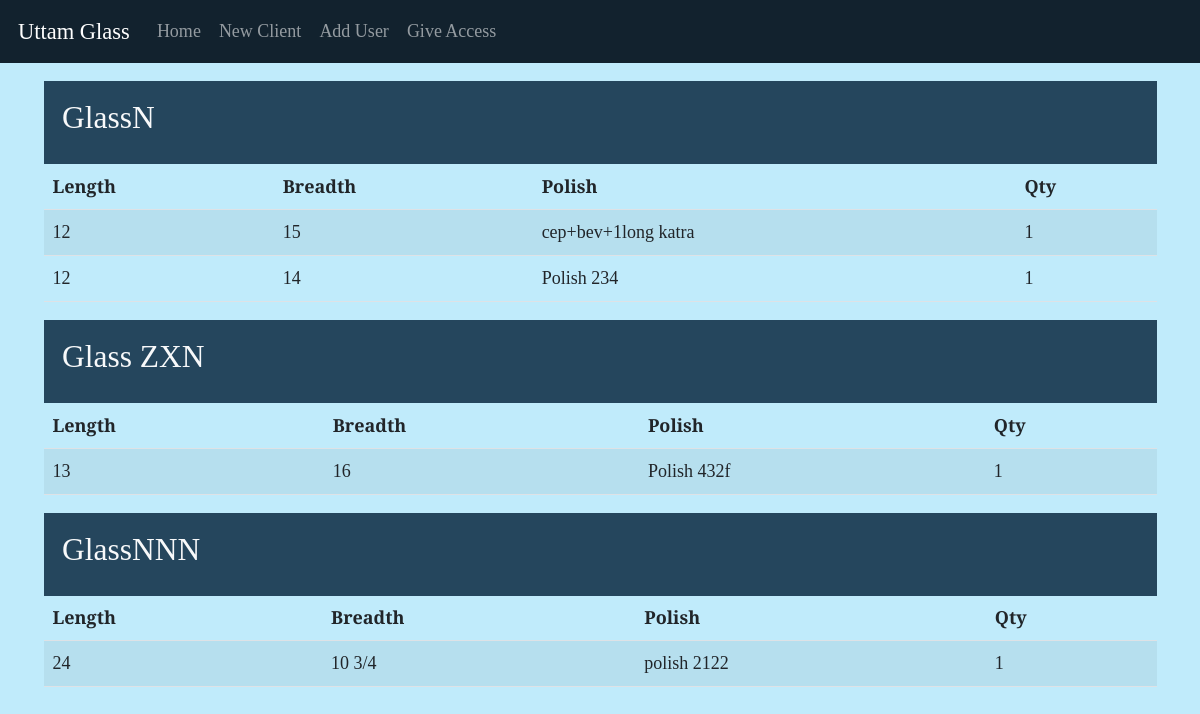
The app's page /6/client-1-summary/ with its own data.
### uttam_app/models.py (models this page shows)
class glass(models.Model):
    client = models.ForeignKey(Client_details, db_column='client', on_delete=models.CASCADE)
    room_name = models.CharField(max_length=50)
    glass_name = models.CharField(max_length=50)
    glassSize1 = models.CharField(max_length=50)
    glassSize2 = models.CharField(max_length=50)
    polish = models.CharField(max_length=20, default = 0)

### uttam_app/views.py (the view)
# urls.py: path('<int:id>/client-<int:id2>-summary/', views.show_summary, name="Show Client summary"),
def show_summary(request, id, id2):
    user_details = User.objects.filter(user_id=id)
    all_clients = Client_details.objects.all()
    client_d = Client_details.objects.get(id=id2)
    all_glasses = glass.objects.filter(client=client_d).values_list()
    glass_types = set(map(lambda x:x[3], all_glasses))
    categories = [remove_punctuations(x) for x in glass_types]
    categories = set(categories)
    newlist = [[y for y in all_glasses if remove_punctuations(y[3]).lower()==x.lower()]for x in categories]
    newlist1 = []
    for i in newlist:
        z = []
        for j in i:
            ctr=0
            for x in i:
                if [x[4],x[5],x[6]]==[j[4],j[5],j[6]]:
                    ctr+=1
            z.append([j[4],j[5],j[6],ctr])
        z1 = []
        for elem in z:
            if elem not in z1:
                z1.append(elem)
        newlist1.append([j[3],z1])
    return render(request, "summary.html", {"id":id,"add_users":user_details[0].add_users, "authorize":user_details[0].give_access, "all_clients":all_clients, "client_id":id2,"all_glasses":newlist1})

### uttam_app/templatetags/custom_tags.py (called while the page is built)
@register.filter(name="isinstance")
def isinstance_filter(val, instance_type):
    return isinstance(val, eval(instance_type))

### uttam_app/views.py (called while the page is built)
def remove_punctuations(string):
    return re.sub('\W+','', string)

### uttam_app/templates/summary.html (shortened to what this page needs)
{% extends 'basic.html' %} {% block body %} {% load custom_tags %}
<div class="container my-3">
  {% for i in all_glasses %}
  <table class="table table-striped">
    <thead>
      <tr>
        <th scope="col">Length</th>
        <th scope="col">Breadth</th>
        <th scope="col">Polish</th>
        <th scope="col">Qty</th>
      </tr>
    </thead>
    <tbody>
      <div
        class="fluid-container px-3 text-light py-3"
        style="background-color: #25465d"
        data-aos="flip-up"
      >
        <h3>{{i.0}}</h3>
      </div>
      {% for j in i %} {% for x in j %} {% if x|isinstance:"list" %}
      <tr>
        <td scope="row">{{x.0}}</td>
        <td>{{x.1}}</td>
        <td>{{x.2}}</td>
        <td>{{x.3}}</td>
      </tr>
      {% endif %} {% endfor %} {% endfor %}
    </tbody>
  </table>
  {% endfor %}
</div>
{% endblock %}

### uttam_app/templates/basic.html (style rules this page uses)
:root { margin:0px; padding:0px; }
* { font-size:large; font-family: 'Bitter', serif; margin:0px; padding:0px; }

### records on screen
glass: glass_name "GlassN", glassSize1 "12", glassSize2 "14", polish "Polish 234"
glass: glassSize1 "12", glassSize2 "15", polish "cep+bev+1long katra"
glass: glass_name "Glass ZXN", glassSize1 "13", glassSize2 "16", polish "Polish 432f"
glass: glass_name "GlassNNN", glassSize1 "24", glassSize2 "10 3/4", polish "polish 2122"

### other values on screen
{{ x.3 }} "1" "1" "1" "1"
